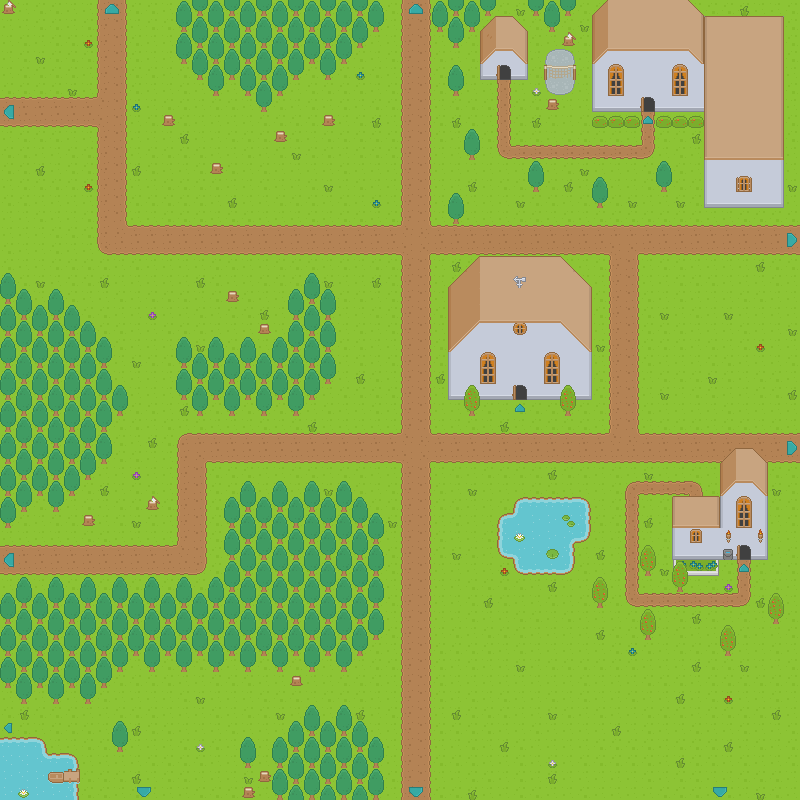

Tiled map render using the project's own tile images. Description and the map definition, with tile-layer contents summarised, below:
An orthogonal 50x50 tile map with 16x16 px tiles, 6 tile layers (Ground Terrain, Ground Overlay, Deco0, Deco1, ...), 15 hidden layers not drawn.

<map version="1.4" tiledversion="1.4.3" orientation="orthogonal" renderorder="right-down" width="50" height="50" tilewidth="16" tileheight="16" infinite="0" nextlayerid="29" nextobjectid="1">
 <editorsettings>
  <export target="The Village.json" format="json" />
 </editorsettings>
 <tileset firstgid="1" source="roguelikeSheet.tsx" />
 <layer id="1" name="Ground Terrain" width="50" height="50">
  <data>[2500 cells, 2500 non-empty, 17 distinct tile ids]</data>
 </layer>
 <layer id="2" name="Ground Overlay" width="50" height="50">
  <data>[2500 cells, 399 non-empty, 23 distinct tile ids]</data>
 </layer>
 <layer id="3" name="Deco0" width="50" height="50">
  <data>[2500 cells, 746 non-empty, 42 distinct tile ids]</data>
 </layer>
 <layer id="4" name="Deco1" width="50" height="50">
  <data>[2500 cells, 22 non-empty, 10 distinct tile ids]</data>
 </layer>
 <layer id="5" name="Above0" width="50" height="50">
  <data>[2500 cells, 207 non-empty, 24 distinct tile ids]</data>
 </layer>
 <layer id="17" name="Above1" width="50" height="50">
  <data>[2500 cells, 1 non-empty, 1 distinct tile ids]</data>
 </layer>
 <layer id="7" name="Collision" width="50" height="50" visible="0">
  <data>[2500 cells, 288 non-empty, 1 distinct tile ids]</data>
 </layer>
 <layer id="19" name="Collision2" width="50" height="50" visible="0">
  <data>[2500 cells, 0 non-empty, 0 distinct tile ids]</data>
 </layer>
 <layer id="8" name="Npc:bob:Bob:" width="50" height="50" visible="0">
  <data>[2500 cells, 1 non-empty, 1 distinct tile ids]</data>
 </layer>
 <layer id="14" name="Npc:john:John:" width="50" height="50" visible="0">
  <data>[2500 cells, 1 non-empty, 1 distinct tile ids]</data>
 </layer>
 <layer id="28" name="StaticNpc:axe:Axe:" width="50" height="50" visible="0">
  <data>[2500 cells, 1 non-empty, 1 distinct tile ids]</data>
 </layer>
 <layer id="25" name="NpcMarker:wizard:Wizard:" width="50" height="50" visible="0">
  <data>[2500 cells, 1 non-empty, 1 distinct tile ids]</data>
 </layer>
 <layer id="13" name="WayPoint:john:waypoint:" width="50" height="50" visible="0">
  <data>[2500 cells, 6 non-empty, 1 distinct tile ids]</data>
 </layer>
 <layer id="22" name="WayPoint:bob:waypoint:" width="50" height="50" visible="0">
  <data>[2500 cells, 3 non-empty, 1 distinct tile ids]</data>
 </layer>
 <layer id="9" name="The Docks:-1:32:down:" width="50" height="50" visible="0">
  <data>[2500 cells, 6 non-empty, 2 distinct tile ids]</data>
 </layer>
 <layer id="23" name="The Forest:-1:3168:up:" width="50" height="50" visible="0">
  <data>[2500 cells, 4 non-empty, 2 distinct tile ids]</data>
 </layer>
 <layer id="10" name="The River:3168:-1:left:" width="50" height="50" visible="0">
  <data>[2500 cells, 5 non-empty, 3 distinct tile ids]</data>
 </layer>
 <layer id="28" name="The Rocky Ascent:32:-1:right:" width="50" height="50" visible="0">
  <data>[2500 cells, 4 non-empty, 2 distinct tile ids]</data>
 </layer>
 <layer id="11" name="Town Hall:320:1056:up:" width="50" height="50" visible="0">
  <data>[2500 cells, 1 non-empty, 1 distinct tile ids]</data>
 </layer>
 <layer id="20" name="House:384:672:up:" width="50" height="50" visible="0">
  <data>[2500 cells, 1 non-empty, 1 distinct tile ids]</data>
 </layer>
 <layer id="21" name="Tiny House:448:608:up:" width="50" height="50" visible="0">
  <data>[2500 cells, 1 non-empty, 1 distinct tile ids]</data>
 </layer>
</map>
